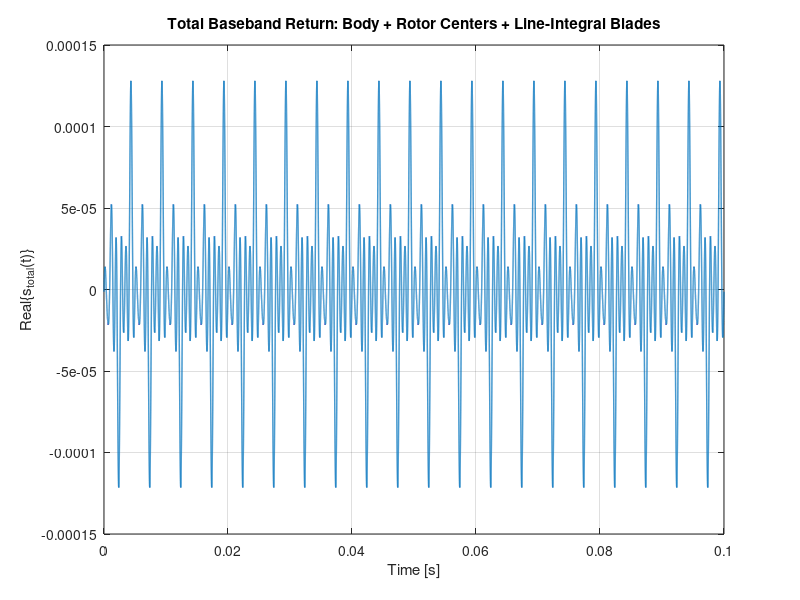

This chart was generated by the following MATLAB code: (Note: this script raises an error after producing the figure.)
%% ================================================================
%  Hovering Quadcopter Micro-Doppler Simulation
%  - Based on Chen-style quadrotor UAV geometry
%  - Body + rotor centers: point scattering model
%  - Rotor blades: line-integral scattering model
%  - Constant RCS assumption
%
%  Coordinate definition:
%    Radar coordinates:      (X, Y, Z), radar at Q = [0;0;0]
%    Reference coordinates:  (X',Y',Z'), origin at quadcopter center O
%    Local coordinates:      (x, y, z), same origin and same orientation
%
%  Hovering case:
%    No translation motion
%    No body rotation motion
%    Only rotor blade rotations exist
% ================================================================
clear; close all; clc;

%% 1. Radar Parameters
c = 3e8;                % speed of light
lambda = 0.0517;        % C-band wavelength
fc = c / lambda;        % carrier frequency

fprintf('Carrier frequency fc = %.3f GHz\n', fc/1e9);

%% 2. Radar-to-quadcopter geometry
O_radar = [50; 0; 20];                                      % quadcopter center in radar coordinates

R0 = norm(O_radar);                                         % distance from radr to O
alpha = atan2(O_radar(2), O_radar(1));                      % azimuth angle
beta = atan2(O_radar(3), hypot(O_radar(1), O_radar(2)));    % elevation angle

alpha_deg = rad2deg(alpha);
beta_deg = rad2deg(beta);

fprintf('R0    = %.3f m\n', R0);
fprintf('alpha = %.3f deg\n', alpha_deg);
fprintf('beta  = %.3f deg\n', beta_deg);

% unit LOS vector from radar to quadcopter center
u_LOS = O_radar / R0;

%% 3. Quadcopter geometry: x-configuration
arm = 0.2;      % rotor center distance in x/y directions

rotor_local = [ arm, -arm,  arm, -arm;
                arm, -arm, -arm,  arm;
                0,    0,    0,    0   ];

NR = 4;         % number of rotors

% positive rotation is CCW when viewed from +z axis
spin_sign = [+1,+1,-1,-1];

%% 4. Rotor blade parameters
NB = 2;                     % number of blades per rotor
blade_root = 0.0;           % blade root radius
blade_tip = 0.07;           % blade tip radius
blade_len = blade_tip - blade_root;

blade_width = 0.025;        % blade width, not explicitly used in 1-D line model

% hovering rotor speed
Omega_rps = 100;            % rotor rotation rate [rev/s] for hovering
omega = 2*pi*Omega_rps;     % [rad/s]

% initial rotor phases
% chen notes that random initial rotation angles can change the period
% pattern.
rng(31);
phi0 = 2*pi*rand(1, NR);    % random initial phase per rotor

%% 5. Constant RCS value
% chen mentions drone body RCS around 0.01 m^2 and blade RCS around 0.001
% m^2
sigma_body = 0;          % body point scatterer RCS
sigma_rotorCenter = 0;   % rotor center / motor-hub point scatterer RCS
sigma_blade = 1e-3;         % total RCS scale per blade

%% 6. Slow-time sampling
fd_max_approx = 2 * omega * blade_tip * cos(beta) / lambda;

fprintf('Approx. max blade-tip micro-Doppler = %.1f Hz\n', fd_max_approx);

fs_slow = 2e6;             % slow-time smapling rate
Tobs = 0.1;                 % observation time
t = 0:1/fs_slow:Tobs-1/fs_slow;
Nt = numel(t);

%% 7. Static point-scatterer returns
R_body = R0;
s_body = sigma_body * exp(-1j*4*pi/lambda * R_body) * ones(1, Nt);

s_rotorCenters = zeros(1, Nt);

for j = 1:NR
    hub_radar = O_radar + rotor_local(:, j);
    R_hub = R0 + u_LOS.' * rotor_local(:,j);

    s_rotorCenters = s_rotorCenters + ...
        sigma_rotorCenter * exp(-1j*4*pi/lambda * R_hub) * ones(1,Nt);
end

%% 8. Rotor blade line-integral returns
s_blades = zeros(1, Nt);            % total return from all rotor blades
s_rotorBlades = zeros(NR, Nt);      % blade return grouped by rotor

for j = 1:NR

    % rotor center projection onto radar LOS
    c_proj = u_LOS.' * rotor_local(:,j);

    % static phase term due to quadcopter center and rotor center
    rotor_static_phase = exp(-1j*4*pi/lambda * (R0 + c_proj));

    % total blade return from j-th rotor
    s_rotor_j = zeros(1, Nt);

    for k = 0:NB-1

        % blade angel
        theta_jk = spin_sign(j)*omega*t + phi0(j) + 2*pi*k/NB;

        % blade direction vector
        e_jk = [cos(theta_jk); sin(theta_jk); zeros(1, Nt)];

        % LOS projection
        gamma_jk = u_LOS.' * e_jk;

        % closed-form line-integral result
        sinc_arg = 4/lambda * blade_len/2 * gamma_jk;

        line_integral_jk = ...
            blade_len .* ...
            exp(-1j*4*pi/lambda * blade_len/2 * gamma_jk) .* ...
            sinc(sinc_arg);

        % blade return 
        s_jk = sigma_blade * rotor_static_phase .* line_integral_jk;

        % sum blades belonging to the same rotor
        s_rotor_j = s_rotor_j + s_jk;
    end

    % store total blade return of each rotor
    s_rotorBlades(j, :) = s_rotor_j;

    % sum all rotor blade returns
    s_blades = s_blades + s_rotor_j;
end

%% 9. Total received baseband signal
s_total = s_body + s_rotorCenters + s_blades;

%% 10. Analytical blade-tip Doppler guide curves
fd_tip = zeros(NR*NB, Nt);
idx = 0;

for j = 1:NR
    for k = 1:NB
        idx = idx + 1;

        theta = spin_sign(j)*omega*t + phi0(j) + 2*pi*(k-1)/NB;

        % Tip velocity in local/reference coordinates
        vx = -blade_tip * spin_sign(j) * omega .* sin(theta);
        vy =  blade_tip * spin_sign(j) * omega .* cos(theta);
        vz = zeros(1, Nt);

        v_tip = [vx; vy; vz];

        Rdot_tip = u_LOS.' * v_tip;
        fd_tip(idx, :) = -(2/lambda) * Rdot_tip;
    end
end

%% 11. Plot: time-domain signal
figure('Name','Received Baseband Signal');
plot(t, real(s_total), 'LineWidth', 1.0); grid on;
xlabel('Time [s]');
ylabel('Real\{s_{total}(t)\}');
title('Total Baseband Return: Body + Rotor Centers + Line-Integral Blades');

%% 12. Plot: micro-Doppler spectrogram
winLen = 4096;
win = hamming(winLen, 'periodic');
noverlap = round(0.90 * winLen);
nfft = 32768;

[S, F, Tspec] = spectrogram(s_total, win, noverlap, nfft, fs_slow, 'centered');

SdB = 20*log10(abs(S) ./ max(abs(S(:))) + eps);

figure('Name','Micro-Doppler Spectrogram');
imagesc(Tspec, F, SdB);
axis xy;
ylim([-3000 3000]);
caxis([-60 0]);
grid on;
colorbar;
xlabel('Time [s]');
ylabel('Doppler frequency [Hz]');
title('Hovering Quadcopter Micro-Doppler Signature');

% hold on;
% plot(t, fd_tip, 'w--', 'LineWidth', 0.5);
% hold off;

%% 13. Plot: power spectrum
NfftSpec = 2^nextpow2(Nt);
Sfreq = fftshift(fft(s_total, NfftSpec));
faxis = (-NfftSpec/2:NfftSpec/2-1) * fs_slow/NfftSpec;

figure('Name','Power Spectrum');
plot(faxis, 20*log10(abs(Sfreq)./max(abs(Sfreq)) + eps), 'LineWidth', 1.0);
grid on;
xlim([-4000 4000]);
ylim([-80 5]);
xlabel('Doppler frequency [Hz]');
ylabel('Normalized magnitude [dB]');
title('Power Spectrum of Hovering Quadcopter Return');

%% 14. Plot: 3-D geometry
figure('Name','3-D Geometry');
hold on; grid on; axis equal;

% Radar
plot3(0, 0, 0, 'kp', 'MarkerSize', 12, 'MarkerFaceColor', 'k');
text(0, 0, 0, '  Q: Radar', 'FontSize', 10);

% Quadcopter center
plot3(O_radar(1), O_radar(2), O_radar(3), 'ro', ...
    'MarkerSize', 9, 'MarkerFaceColor', 'r');
text(O_radar(1), O_radar(2), O_radar(3), '  O: Quadcopter center', 'FontSize', 10);

% LOS
plot3([0 O_radar(1)], [0 O_radar(2)], [0 O_radar(3)], 'k--', 'LineWidth', 1.0);

% Reference/local coordinate axes at O
axisLen = 0.35;
quiver3(O_radar(1), O_radar(2), O_radar(3), axisLen, 0, 0, ...
    'LineWidth', 1.2, 'MaxHeadSize', 1.0);
text(O_radar(1)+axisLen, O_radar(2), O_radar(3), ' x/X''');

quiver3(O_radar(1), O_radar(2), O_radar(3), 0, axisLen, 0, ...
    'LineWidth', 1.2, 'MaxHeadSize', 1.0);
text(O_radar(1), O_radar(2)+axisLen, O_radar(3), ' y/Y''');

quiver3(O_radar(1), O_radar(2), O_radar(3), 0, 0, axisLen, ...
    'LineWidth', 1.2, 'MaxHeadSize', 1.0);
text(O_radar(1), O_radar(2), O_radar(3)+axisLen, ' z/Z''');

% Rotor centers and blades at t = 0
for j = 1:NR
    hub = O_radar + rotor_local(:,j);

    plot3(hub(1), hub(2), hub(3), 'bo', ...
        'MarkerSize', 8, 'MarkerFaceColor', 'b');

    if spin_sign(j) > 0
        dirText = 'CCW';
    else
        dirText = 'CW';
    end

    text(hub(1), hub(2), hub(3), ...
        sprintf('  R%d (%s)', j, dirText), 'FontSize', 9);

    for k = 1:NB
        theta0 = phi0(j) + 2*pi*(k-1)/NB;
        u0 = [cos(theta0); sin(theta0); 0];

        p_root = hub + blade_root * u0;
        p_tip  = hub + blade_tip  * u0;

        plot3([p_root(1) p_tip(1)], ...
              [p_root(2) p_tip(2)], ...
              [p_root(3) p_tip(3)], ...
              'LineWidth', 2.0);
    end
end

xlabel('X [m]');
ylabel('Y [m]');
zlabel('Z [m]');
title('Radar, Reference/Local Coordinates, Rotor Centers, and Blades at t = 0');
view(35, 25);

%% 15. Summary print
fprintf('\n===== Simulation Summary =====\n');
fprintf('Rotor configuration: x-configuration\n');
fprintf('Rotor centers [m]:\n');
disp(rotor_local);
fprintf('Rotor 1,2: CCW / Rotor 3,4: CW\n');
fprintf('NB = %d blades per rotor\n', NB);
fprintf('Blade root = %.3f m, tip = %.3f m\n', blade_root, blade_tip);
fprintf('Hovering rotor rate = %.1f r/s\n', Omega_rps);
fprintf('Approx. fd max = %.1f Hz\n', fd_max_approx);
fprintf('Slow-time fs = %.1f Hz, Tobs = %.3f s\n', fs_slow, Tobs);
